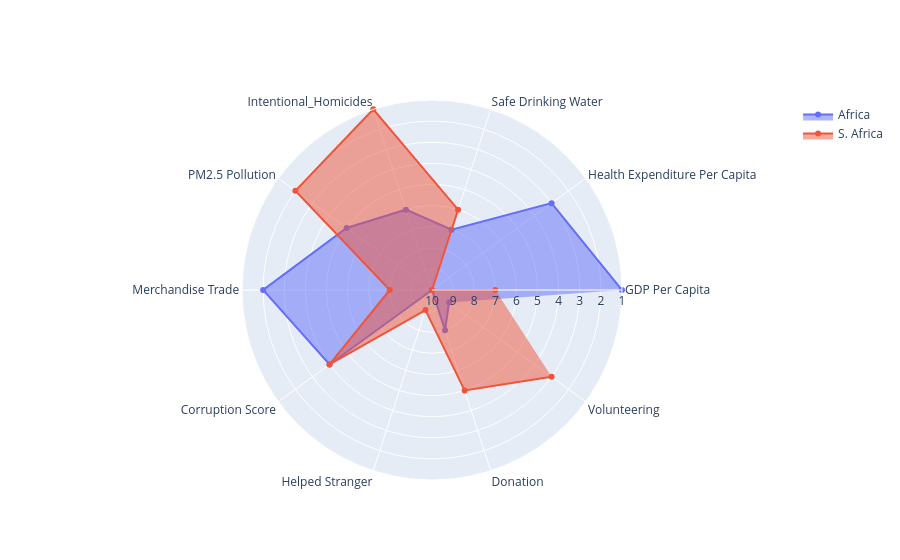

Notebook code for this chart:
### Code cell
import plotly.graph_objects as go

indicators = ['GDP Per Capita', 'Health Expenditure Per Capita', 'Safe Drinking Water', 'Intentional_Homicides', 'PM2.5 Pollution', 'Merchandise Trade', 'Corruption Score', 'Helped Stranger', 'Donation', 'Volunteering']

fig = go.Figure()

fig.add_trace(go.Scatterpolar(
      r=[1, 3, 7, 6, 5, 2, 4, 10, 8, 9],
      theta=indicators,
      fill='toself',
      name='Africa'
))
fig.add_trace(go.Scatterpolar(
      r=[7, 10, 6, 1, 2, 8, 4, 9, 5, 3],
      theta=indicators,
      fill='toself',
      name='S. Africa'
))

fig.update_layout(
  polar=dict(
    radialaxis=dict(
      visible=True,
      range=[10, 1]
    )),
  showlegend=True
)

fig.show()
## DISCLAIMER: Plotly chart may not appear on running the notebook. Please refer to the PDF report for the figure.

### Figure 1 — Plotly figure (JSON) as saved in the notebook; plotly's stock layout.template omitted (floating-point values rounded to 4 significant figures)
{"data": [{"fill": "toself", "name": "Africa", "r": [1, 3, 7, 6, 5, 2, 4, 10, 8, 9], "theta": ["GDP Per Capita", "Health Expenditure Per Capita", "Safe Drinking Water", "Intentional_Homicides", "PM2.5 Pollution", "Merchandise Trade", "Corruption Score", "Helped Stranger", "Donation", "Volunteering"], "type": "scatterpolar"}, {"fill": "toself", "name": "S. Africa", "r": [7, 10, 6, 1, 2, 8, 4, 9, 5, 3], "theta": ["GDP Per Capita", "Health Expenditure Per Capita", "Safe Drinking Water", "Intentional_Homicides", "PM2.5 Pollution", "Merchandise Trade", "Corruption Score", "Helped Stranger", "Donation", "Volunteering"], "type": "scatterpolar"}], "layout": {"polar": {"radialaxis": {"range": [10, 1], "visible": true}}, "showlegend": true}}
